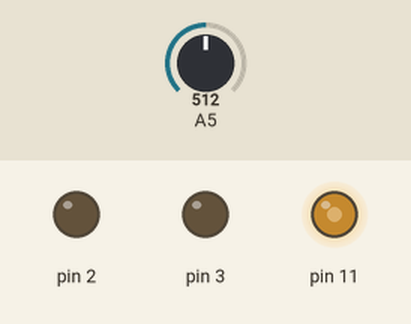
This sketch was run on a simulated Arduino Uno, built with avr-gcc and run on an emulated ATmega328P. On the bench: output pins drawn as LEDs (lit = HIGH). The test bench sets the inputs (shaded band); at power-on: A5 = 512.

Above: at 1.26 s.
1.3 s: A5 set to 716
At 1.46 s:
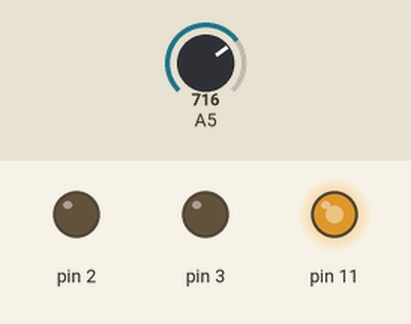
4.3 s: A5 set to 900
At 4.51 s:
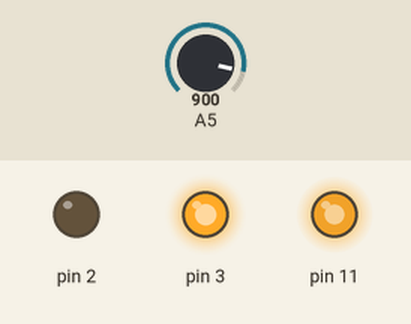
7.3 s: A5 set to 511
At 7.52 s:
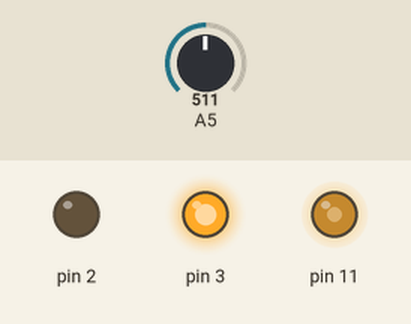
10.3 s: A5 set to 122
At 10.47 s:
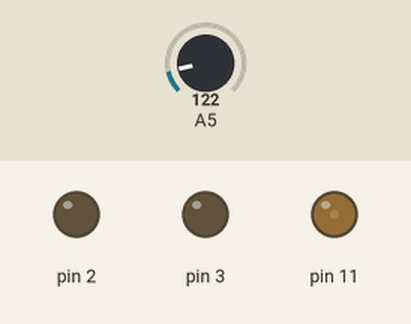
13.3 s: A5 set to 0
At 13.53 s:
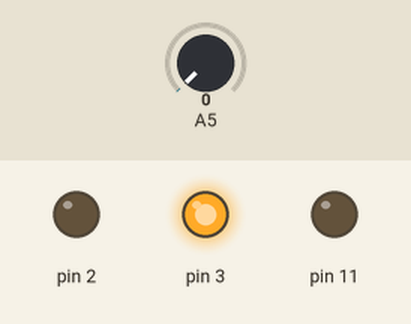
Timing chart, 0 to 17.3 s (numbered marks = the images above; inputs shaded):
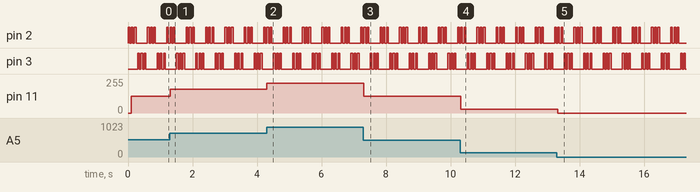

The sketch:

first_steps.ino
```cpp
void red(){
  digitalWrite(2, HIGH);
  delay(50);
  digitalWrite(2, LOW);
  delay(50);
  int dim = analogRead(A5);
  dim = map(dim, 0, 1023, 0, 255);
  analogWrite(11, dim);
}
void blue(){
  digitalWrite(3, HIGH);
  delay(50);
  digitalWrite(3, LOW);
  delay(50);
  int dim = analogRead(A5);
  dim = map(dim, 0, 1023, 0, 255);
  analogWrite(11, dim);
}
void setup() {
  pinMode(2, OUTPUT);
  pinMode(3, OUTPUT);
  pinMode(A5, INPUT);
  pinMode(11, OUTPUT);
}

void loop() {
  for(int i = 0; i < 3; i++){
    red();
  }
  for(int i = 0; i < 3; i++){
    blue();
  }
}
```

Measured:
- after the input at 1.3 s, pin 11: 127/255 → 178/255 at once
- after the input at 4.3 s, pin 11: 178/255 → 224/255 at once
- after the input at 7.3 s, pin 11: 224/255 → 127/255 at once
- after the input at 10.3 s, pin 11: 127/255 → 30/255 at once
- after the input at 13.3 s, pin 11: 30/255 → 0/255 at once
- by itself, pin 2: repeats every 0.60 s: LOW 0.05 s, HIGH 0.05 s, LOW 0.35 s, HIGH 0.05 s, LOW 0.05 s, HIGH 0.05 s
- by itself, pin 3: repeats every 0.60 s: 2 × (LOW 0.05 s, HIGH 0.05 s), LOW 0.35 s, HIGH 0.05 s
